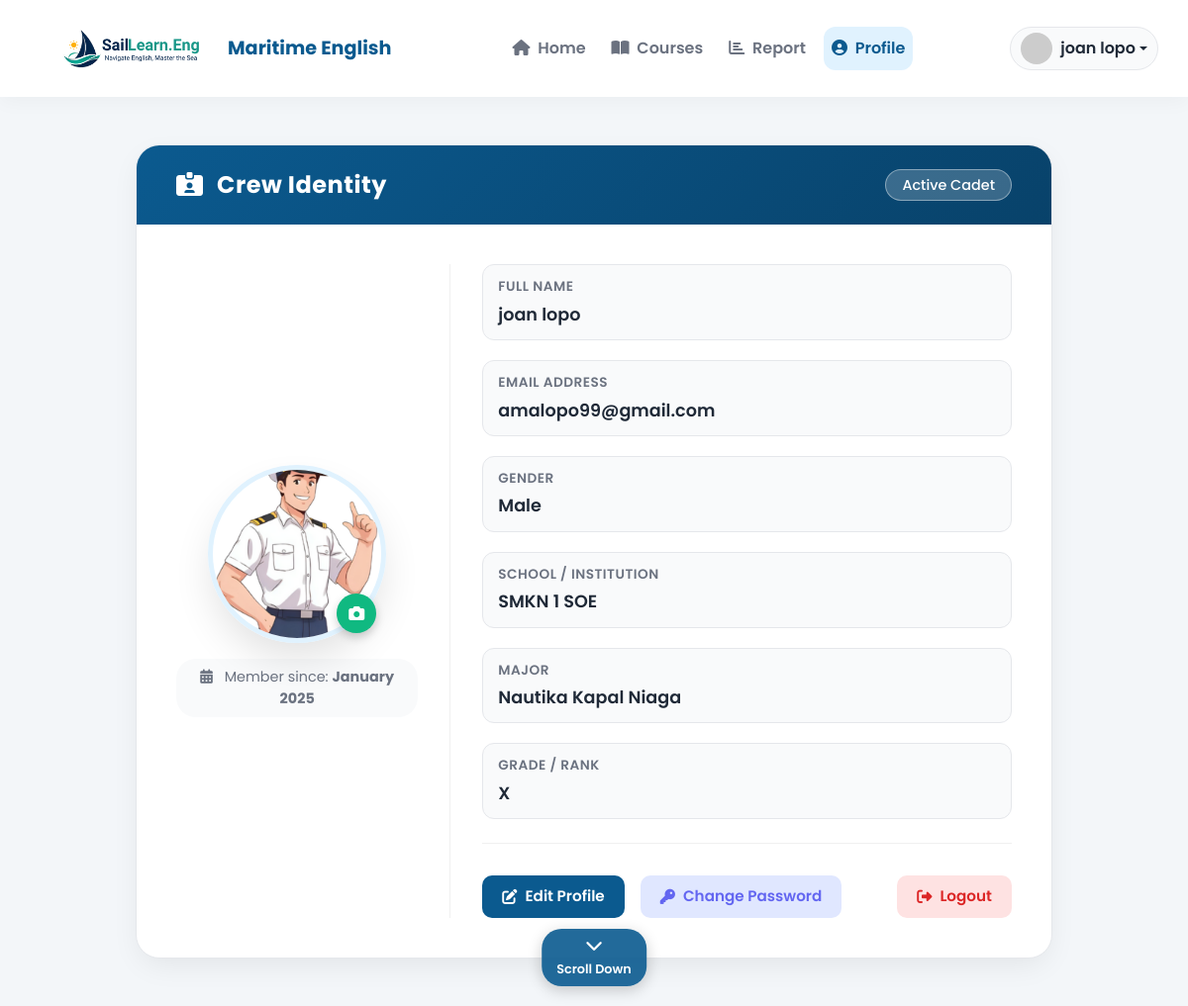
The app's page /profile (signed in), older data.
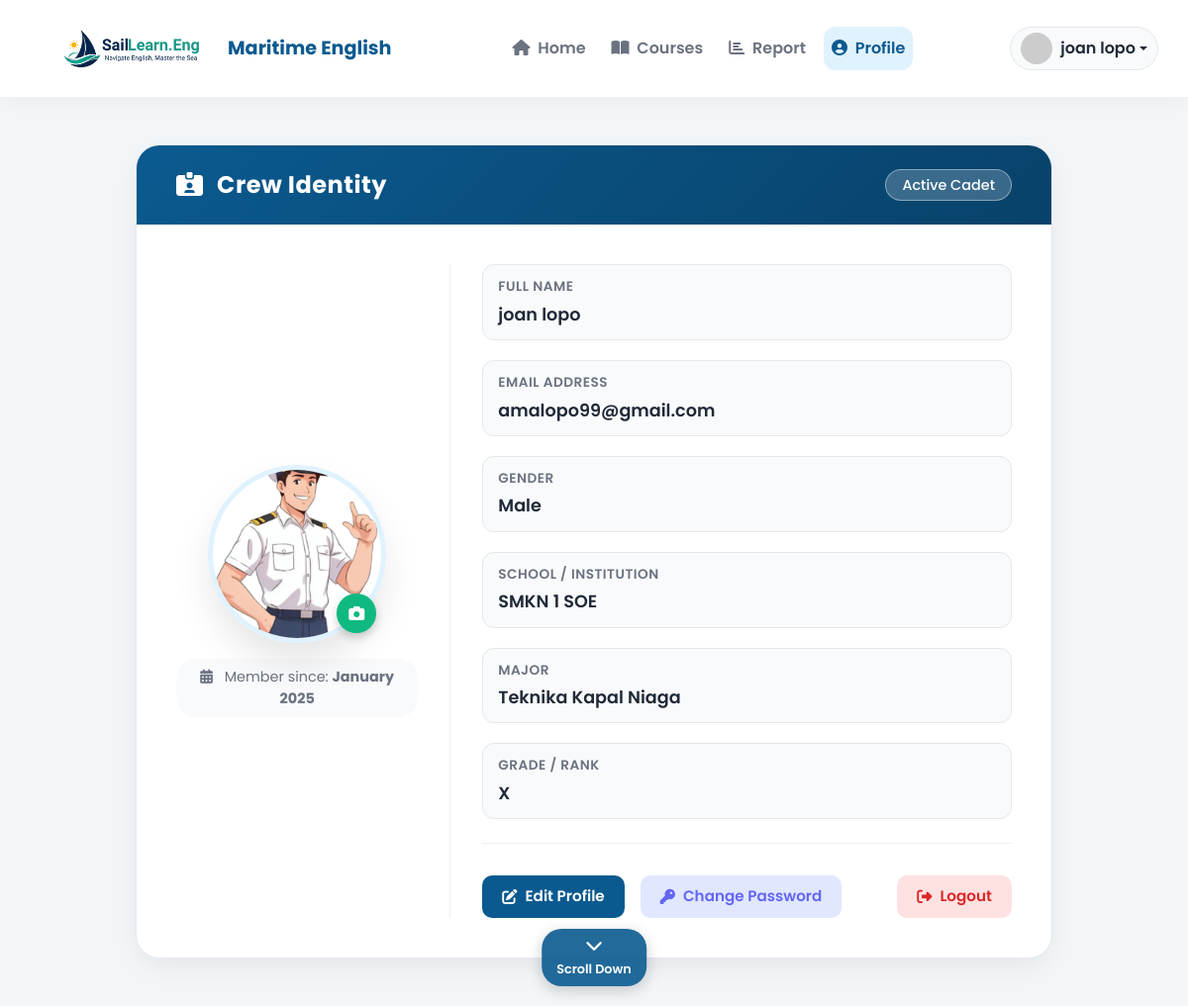
The same page, newer data.
### maritime_english/models.py (models this page shows, shortened)
class User(db.Model, UserMixin):
    id = db.Column(db.Integer, primary_key=True)
    username = db.Column(db.String(80), unique=True, nullable=False)
    email = db.Column(db.String(120), unique=True, nullable=False)
    password = db.Column(db.String(120), nullable=False)
    gender = db.Column(db.String(10), nullable=True) # "Male", "Female"
    school_name = db.Column(db.String(100), nullable=True)
    major = db.Column(db.String(100), nullable=True) # Misal: "Science", "Social", "Maritime"
    grade = db.Column(db.String(10), nullable=True) # Misal: "X", "XI", "XII"
    stats = db.relationship('UserStats', back_populates='user', uselist=False, cascade="all, delete-orphan")
    unit_progress = db.relationship('UnitProgress', back_populates='user', lazy=True, cascade="all, delete-orphan")

### maritime_english/routes/main.py (the view)
@main_bp.route('/profile')
@login_required
def profile():
    user = current_user
    joined_date = "January 2025"  # Default jika tidak ada timestamp
    user_info = {
        "school": user.school_name if user.school_name else "Not specified",
        "major": user.major if user.major else "Not specified",
        "grade": user.grade if user.grade else "Not specified",
        "gender": user.gender if user.gender else "Not specified",
        "joined_date": joined_date
    }
    return render_template('profile.html',
                           user_info=user_info)

### maritime_english/templates/profile.html (shortened to what this page needs)
{% extends 'base.html' %}
{% block page_css %}
    <link rel="stylesheet" href="{{ url_for('static', filename='css/home.css') }}">
    <link rel="stylesheet" href="{{ url_for('static', filename='css/profile.css') }}">
{% endblock %}
{% block content %}
<header class="main-header">
    <nav class="navbar navbar-expand-lg container">
        <div class="container-fluid p-0">
            <a class="navbar-brand" href="{{ url_for('main.home') }}">
                <img src="{{ url_for('static', filename='img/logo_website.png') }}" alt="Maritime English Logo" class="logo-img">
                <span class="logo-text d-none d-sm-inline-block ms-2">Maritime English</span>
            </a>
            <div class="collapse navbar-collapse" id="mainNav">
                <ul class="navbar-nav mx-auto mb-2 mb-lg-0 nav-pills-custom">
                    <li class="nav-item"><a class="nav-link" href="{{ url_for('main.home') }}"><i class="fas fa-home me-1"></i> Home</a></li>
                    <li class="nav-item"><a class="nav-link" href="{{ url_for('learning.courses_page') }}"><i class="fas fa-book-open me-1"></i> Courses</a></li>
                    <li class="nav-item"><a class="nav-link" href="{{ url_for('learning.report') }}"><i class="fas fa-chart-bar me-1"></i> Report</a></li>
                    <li class="nav-item"><a class="nav-link active" href="{{ url_for('main.profile') }}"><i class="fas fa-user-circle me-1"></i> Profile</a></li>
                </ul>
                <div class="user-actions d-flex align-items-center">
                    <div class="dropdown">
                        <a class="user-profile-btn dropdown-toggle" href="#" role="button" id="userDropdown" data-bs-toggle="dropdown" aria-expanded="false">
                            <img src="https://ui-avatars.com/api/?name={{ current_user.username }}&background=0B5A8F&color=fff" alt="{{ current_user.username }}" class="user-avatar">
                            <span class="d-none d-md-inline-block ms-2">{{ current_user.username }}</span>
                        </a>
                    </div>
                </div>
            </div>
        </div>
    </nav>
</header>
<main class="container my-5">
    <div class="row justify-content-center">
        <div class="col-lg-10">
            <div class="profile-card fade-in-up">
                <div class="profile-header">
                    <h2 class="profile-title">
                        <i class="fas fa-id-card-alt me-2"></i> Crew Identity
                    </h2>
                    <span class="badge bg-ocean">Active Cadet</span>
                </div>
                <div class="profile-body">
                    <div class="row">
                        <div class="col-md-4 text-center profile-left-col">
                            <div class="profile-picture-container">
                                {% if user_info.gender == 'Female' %}
                                    <img src="{{ url_for('static', filename='img/Captain female-2.png') }}" alt="Profile Picture" class="profile-picture">
                                {% else %}
                                    <img src="{{ url_for('static', filename='img/captai_check_9.png') }}" alt="Profile Picture" class="profile-picture">
                                {% endif %}
                                <button class="btn-edit-photo" title="Change Photo">
                                    <i class="fas fa-camera"></i>
                                </button>
                            </div>
                            <div class="member-since mt-3">
                                <i class="fas fa-calendar-alt me-2"></i>
                                Member since: <strong>{{ user_info.joined_date }}</strong>
                            </div>
                        </div>
                        <div class="col-md-8 profile-right-col">
                            <div class="info-grid">
                                <div class="info-item">
                                    <label class="info-label">Full Name</label>
                                    <div class="info-value">{{ current_user.username }}</div>
                                </div>
                                <div class="info-item">
                                    <label class="info-label">Email Address</label>
                                    <div class="info-value">{{ current_user.email }}</div>
                                </div>
                                <div class="info-item">
                                    <label class="info-label">Gender</label>
                                    <div class="info-value">{{ user_info.gender }}</div>
                                </div>
                                <div class="info-item">
                                    <label class="info-label">School / Institution</label>
                                    <div class="info-value">{{ user_info.school }}</div>
                                </div>
                                <div class="info-item">
                                    <label class="info-label">Major</label>
                                    <div class="info-value">{{ user_info.major }}</div>
                                </div>
                                <div class="info-item">
                                    <label class="info-label">Grade / Rank</label>
                                    <div class="info-value">{{ user_info.grade }}</div>
                                </div>
                            </div>
                            <div class="profile-actions mt-4">
                                <button class="btn-action btn-edit" data-bs-toggle="modal" data-bs-target="#editProfileModal">
                                    <i class="fas fa-edit me-2"></i> Edit Profile
                                </button>
                                <button class="btn-action btn-password" data-bs-toggle="modal" data-bs-target="#changePasswordModal">
                                    <i class="fas fa-key me-2"></i> Change Password
                                </button>
                                <a href="{{ url_for('auth.logout') }}" class="btn-action btn-logout">
                                    <i class="fas fa-sign-out-alt me-2"></i> Logout
                                </a>
                            </div>
                        </div>
                    </div>
                </div>
            </div>
        </div>
    </div>
</main>
{% endblock %}

### maritime_english/templates/base.html (shortened to what this page needs)
<!DOCTYPE html>
<html lang="en">
<head>
    <link rel="stylesheet" href="https://cdnjs.cloudflare.com/ajax/libs/font-awesome/6.5.2/css/all.min.css">
    <link rel="stylesheet" href="{{ url_for('static', filename='css/bootstrap.min.css') }}">
    <link rel="stylesheet" href="{{ url_for('static', filename='css/global.css') }}">
    {% block page_css %}{% endblock %}
</head>
<body>
        {% block content %}{% endblock %}
    <div class="scroll-down-indicator" id="scroll-indicator">
        <i class="fas fa-chevron-down"></i>
        <span>Scroll Down</span>
    </div>
</body>
</html>

### maritime_english/static/css/global.css (style rules this page uses)
.scroll-down-indicator { position: fixed; bottom: 20px; left: 50%; transform: translateX(-50%); z-index: 999; display: flex; flex-direction: column; align-items: center; gap: 5px; background-color: rgba(11, 90, 143, 0.9); color: white; padding: 8px 15px; border-radius: 20px; box-shadow: 0 4px 15px rgba(0, 0, 0, 0.2); font-size: 0.8rem; font-weight: 600; opacity: 0; visibility: hidden; transition: opacity 0.4s ease, visibility 0.4s ease, transform 0.4s ease; }
.scroll-down-indicator.visible { opacity: 1; visibility: visible; }
.scroll-down-indicator i { font-size: 1.1rem; animation: bounce-scroll 2s infinite ease-in-out; }

### maritime_english/static/css/home.css (style rules this page uses)
:root { --ocean-blue: #0B5A8F; --ocean-dark: #08426a; --coral: #10b981; --coral-dark: #059669; --indigo: #6366f1; --sky-light: #e0f2fe; --white: #ffffff; --text-dark: #1f2937; --text-muted: #6b7280; --card-shadow: 0 10px 30px -5px rgba(0, 0, 0, 0.08); --hover-shadow: 0 20px 40px -5px rgba(0, 0, 0, 0.12); --sky-dark: #5DADE2; --sand: #F4D03F; --palm-green: #27AE60; }
body { background-color: #f3f6f9; font-family: 'Poppins', sans-serif; }
.main-header { background: var(--white); padding: 1rem 0; position: sticky; top: 0; z-index: 1000; box-shadow: 0 4px 20px rgba(0, 0, 0, 0.04); transition: all 0.3s ease; }
.logo-img { height: 40px; width: auto; }
.logo-text { font-weight: 700; color: var(--ocean-blue); font-size: 1.2rem; vertical-align: middle; }
.nav-pills-custom .nav-link { color: var(--text-muted); font-weight: 600; padding: 0.6rem 1.2rem; border-radius: 12px; transition: all 0.3s ease; margin: 0 5px; }
.nav-pills-custom .nav-link.active { color: var(--ocean-blue); background-color: var(--sky-light); }
.user-profile-btn { display: flex; align-items: center; text-decoration: none; color: var(--text-dark); font-weight: 600; padding: 5px 10px; border-radius: 30px; transition: all 0.3s ease; background-color: #f9fafb; border: 1px solid #e5e7eb; }
.user-avatar { width: 32px; height: 32px; border-radius: 50%; object-fit: cover; }
.bg-ocean { background-color: var(--ocean-blue) !important; }
.badge { background: var(--ocean-blue); color: white; padding: 6px 14px; border-radius: 20px; font-size: 0.85rem; font-weight: 600; }
.fade-in-up { animation: fadeInUp 0.8s cubic-bezier(0.2, 0.8, 0.2, 1) forwards; opacity: 0; transform: translateY(30px); }

Row changes from the older to the newer data that the page shows:
changed User "joan lopo": major "Nautika Kapal Niaga" → "Teknika Kapal Niaga"
